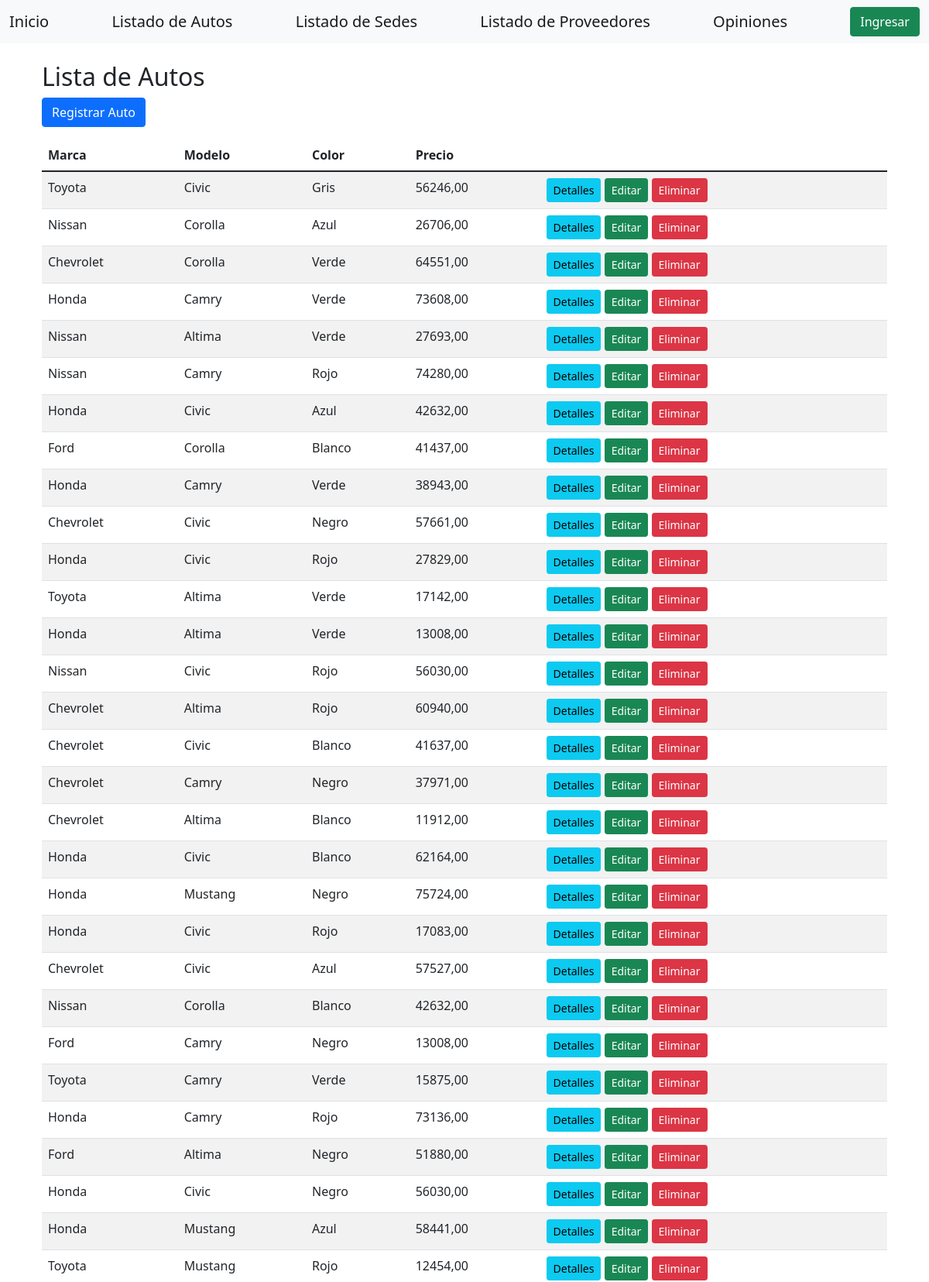
/concesionaria/ (upper part), run on the app's committed database.
### concesionaria/models.py (models this page shows, shortened)
class Auto(models.Model):
    marca = models.ForeignKey('Marca', on_delete=models.CASCADE, verbose_name=_('marca'))
    modelo = models.ForeignKey('Modelo', on_delete=models.CASCADE, verbose_name=_('modelo'))
    categoria = models.ForeignKey('Categoria', on_delete=models.CASCADE, verbose_name=_('categoria'))
    color = models.ForeignKey('Color', on_delete=models.CASCADE, verbose_name=_('color'))
    pais = models.ForeignKey('Pais', on_delete=models.CASCADE, verbose_name=_('pais'))
    numero_de_puertas = models.IntegerField(verbose_name=_('número de puertas'))
    cilindrada = models.DecimalField(max_digits=10, decimal_places=2, verbose_name=_('cilindrada'))
    tipo_de_combustible = models.CharField(max_length=50, verbose_name=_('tipo de combustible'))
    precio = models.DecimalField(max_digits=10, decimal_places=2, verbose_name=_('precio'))

class Marca(models.Model):
    nombre = models.CharField(max_length=100, unique=True, verbose_name=_('nombre'))
    def __str__(self):
        return self.nombre

class Modelo(models.Model):
    nombre = models.CharField(max_length=100, unique=True, verbose_name=_('nombre'))
    def __str__(self):
        return self.nombre

class Color(models.Model):
    nombre = models.CharField(max_length=50, unique=True, verbose_name=_('nombre'))
    def __str__(self):
        return self.nombre

### concesionaria/views/auto_view.py (the view)
def auto_list(request):
    updateLang(request)
    autos = repo.get_all()
    return render(
        request,
        'autos/list.html',
        dict(
            autos=autos
        )
    )

### concesionaria/repositories/autos.py (called while the page is built)
    def get_all(self) -> List[Auto]:
        return Auto.objects.all()

### concesionaria/views/auto_view.py (called while the page is built)
def updateLang(request):
     if not request.user.is_anonymous:
            profile = Profile.objects.get(user=request.user)
            lang = profile.language
            activate(lang)

### efiP1/context_processors/context_processors_profile.py (called while the page is built)
def profile(request):
    if not request.user.is_anonymous:
        profile = Profile.objects.get(user=request.user)
    else:
        profile=None
    return dict(
        profile=profile
    )

### concesionaria/templates/autos/list.html
{% extends "home/base.html" %}
{% block content %}
{% load i18n %}
<div class="container mt-3">
    <h2>{% trans "Lista de Autos" %}</h2>
    <a href="{% url 'auto_create' %}" class="btn btn-primary mb-3">{% trans "Registrar Auto" %}</a>
    <table class="table table-striped">
        <thead>
            <tr>
                <th>{% trans "Marca" %}</th>
                <th>{% trans "Modelo" %}</th>
                <th>{% trans "Color" %}</th>
                <th>{% trans "Precio" %}</th>
            </tr>
        </thead>
        <tbody>
            {% for auto in autos %}
            <tr>
                <td>{{ auto.marca }}</td>
                <td>{{ auto.modelo }}</td>
                <td>{{ auto.color }}</td>
                <td>{{ auto.precio }}</td>
                <td>
                    <a href="{% url 'auto_detail' auto.id%}" class="btn btn-info btn-sm">{% trans "Detalles" %}</a>
                    <a href="{% url 'auto_update' auto.id%}" class="btn btn-success btn-sm">{% trans "Editar" %}</a>
                    <a href="{% url 'auto_delete' auto.id%}" class="btn btn-danger btn-sm">{% trans "Eliminar" %}</a>
                </td>
            </tr>
            {% endfor %}
        </tbody>
    </table>
</div>
{% endblock %}

### data on the page
Auto: marca "Toyota", modelo "Civic", color "Gris", precio "56246,00"
Auto: marca "Nissan", modelo "Corolla", color "Azul", precio "26706,00"
Auto: marca "Chevrolet", modelo "Corolla", color "Verde", precio "64551,00"
Auto: marca "Honda", modelo "Camry", color "Verde", precio "73608,00"
Auto: marca "Nissan", modelo "Altima", color "Verde", precio "27693,00"
Auto: marca "Nissan", modelo "Camry", color "Rojo", precio "74280,00"
Auto: marca "Honda", modelo "Civic", color "Azul", precio "42632,00"
Auto: marca "Ford", modelo "Corolla", color "Blanco", precio "41437,00"
Auto: marca "Honda", modelo "Camry", color "Verde", precio "38943,00"
Auto: marca "Chevrolet", modelo "Civic", color "Negro", precio "57661,00"
Auto: marca "Honda", modelo "Civic", color "Rojo", precio "27829,00"
Auto: marca "Toyota", modelo "Altima", color "Verde", precio "17142,00"
Auto: marca "Honda", modelo "Altima", color "Verde", precio "13008,00"
Auto: marca "Nissan", modelo "Civic", color "Rojo", precio "56030,00"
Auto: marca "Chevrolet", modelo "Altima", color "Rojo", precio "60940,00"
Auto: marca "Chevrolet", modelo "Civic", color "Blanco", precio "41637,00"
Auto: marca "Chevrolet", modelo "Camry", color "Negro", precio "37971,00"
Auto: marca "Chevrolet", modelo "Altima", color "Blanco", precio "11912,00"
Auto: marca "Honda", modelo "Civic", color "Blanco", precio "62164,00"
Auto: marca "Honda", modelo "Mustang", color "Negro", precio "75724,00"
Auto: marca "Honda", modelo "Civic", color "Rojo", precio "17083,00"
Auto: marca "Chevrolet", modelo "Civic", color "Azul", precio "57527,00"
Auto: marca "Nissan", modelo "Corolla", color "Blanco", precio "42632,00"
Auto: marca "Ford", modelo "Camry", color "Negro", precio "13008,00"
Auto: marca "Toyota", modelo "Camry", color "Verde", precio "15875,00"
Auto: marca "Honda", modelo "Camry", color "Rojo", precio "73136,00"
Auto: marca "Ford", modelo "Altima", color "Negro", precio "51880,00"
Auto: marca "Honda", modelo "Civic", color "Negro", precio "56030,00"
Auto: marca "Honda", modelo "Mustang", color "Azul", precio "58441,00"
Auto: marca "Toyota", modelo "Mustang", color "Rojo", precio "12454,00"
